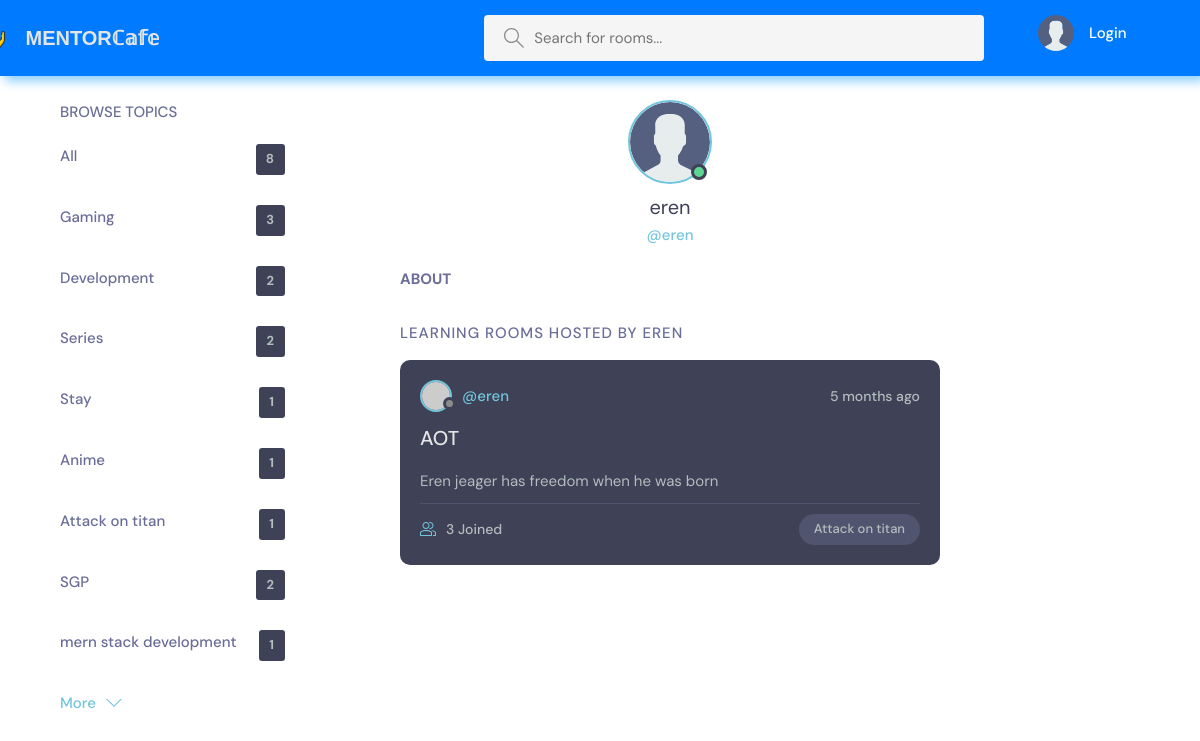
Page /profile/6 on the committed database.
### base/models.py (models this page shows, shortened)
class Topic(models.Model):
    name = models.CharField(max_length=255)

class Room(models.Model):
    host = models.ForeignKey(User,on_delete=models.SET_NULL,null=True)
    topic = models.ForeignKey(Topic,on_delete=models.SET_NULL,null=True)
    name = models.CharField(max_length=255)
    description = models.TextField(null=True,blank=True)
    participants = models.ManyToManyField(User,related_name='participants',blank=True)
    updated = models.DateTimeField(auto_now_add=True)
    created = models.DateTimeField(auto_now_add=True)
    class Meta:
        ordering = ['-updated','created']

### base/views.py (the view)
# urls.py: path('profile/<slug:pk>', views.userProfile, name = "profile"),
def userProfile(request,pk):
    user = User.objects.get(id=pk)
    rooms = user.room_set.all()
    topics = Topic.objects.all()
    context = {'user': user,'topics':topics,'rooms':rooms}
    return render(request,'base/profile.html',context)

### base/templates/base/profile.html (shortened to what this page needs)
{% extends 'main.html'%}
{% load static%}
{%block content%}
<main class="profile-page layout layout--3">
        <div class="container">
          <div class="topics">
            <div class="topics__header">
              <h2>Browse Topics</h2>
            </div>
            <ul class="topics__list">
                <li>
                  <a href="{% url 'home' %}"> All <span>{{topics.count}}</span></a>
                </li>
                {%for topic in topics %}
                <li>
                  <a href="{% url 'home' %}?q={{topic.name}}">{{topic.name}} <span>{{topic.room_set.all.count}}</span></a>
                </li>
                {%endfor%}
              </ul>
            <button class="btn btn--link" href="/">
              More
              <svg version="1.1" xmlns="http://www.w3.org/2000/svg" width="32" height="32" viewBox="0 0 32 32">
                <title>chevron-down</title>
                <path d="M16 21l-13-13h-3l16 16 16-16h-3l-13 13z"></path>
              </svg>
            </button>
          </div>
          <div class="roomList">
            <div class="profile">
              <div class="profile__avatar">
                <div class="avatar avatar--large active">
                  <img src="{% static 'images/avatar.svg'%}" />
                </div>
              </div>
              <div class="profile__info">
                <h3>{{user.username}}</h3>
                <p>@{{user.username}}</p>
              </div>
              <div class="profile__about">
                <h3>About</h3>
              </div>
            </div>
            <div class="roomList__header">
              <div>
                <h2>Learning Rooms Hosted by {{user.username}}</a>
                </h2>
              </div>
            </div>
            {%for room in rooms%}
            <div class="roomListRoom">
              <div class="roomListRoom__header">
                <a href="{% url 'profile' room.host.id %}" class="roomListRoom__author">
                  <div class="avatar avatar--small">
                    <img src="https://randomuser.me/api/portraits/women/11.jpg" />
                  </div>
                  <span>@{{room.host.username}}</span>
                </a>
                <div class="roomListRoom__actions">
                  <span>{{room.created|timesince}} ago</span>
                </div>
              </div>
              <div class="roomListRoom__content">
                <a href="{% url 'room' room.id %}">{{room.name}}</a>
                <p>
                  {{room.description}}
                </p>
              </div>
              <div class="roomListRoom__meta">
                <a href="{% url 'room' room.id %}" class="roomListRoom__joined">
                    {{room.participants.all.count}}  Joined
                </a>
                <p class="roomListRoom__topic">{{room.topic.name}}</p>
              </div>
            </div>
            {%endfor%}
          </div>
        </div>
      </main>
{%endblock%}

### rows in the picture
Topic: name "Gaming", room_set.all.count "3"
Topic: name "Development", room_set.all.count "2"
Topic: name "Series", room_set.all.count "2"
Topic: name "Stay", room_set.all.count "1"
Topic: name "Anime", room_set.all.count "1"
Topic: name "Attack on titan", room_set.all.count "1"
Topic: name "SGP", room_set.all.count "2"
Topic: name "mern stack development", room_set.all.count "1"
Room: host.username "eren", created "5 months", name "AOT", description "Eren jeager has freedom when he was born", participants.all.count "3", topic.name "Attack on titan"

### other values in the picture
{{ topics.count }} "8"
{{ user.username }} "eren"
{{ user.username }} "EREN"
